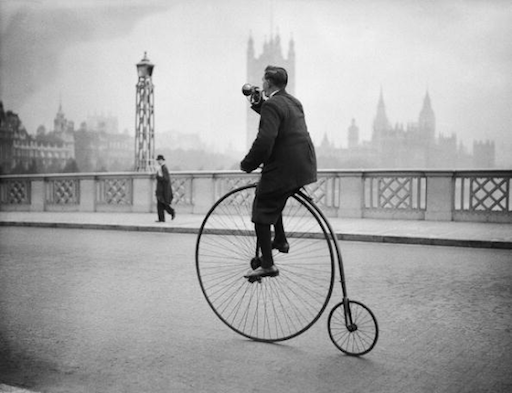
%> input picture images/penny-farthing.png, 512 x 393 px
$ octave downsample_image.m   (GNU Octave 9; MATLAB toolbox functions it lacks are replaced by stand-ins)
%> lines starting %> are read from the running program, lines starting %| are printed output that depends on the picture
% Downsample an image
1;  % Octave script guard

function img_d = downsample(img)
    img_d=img(1:2:end,1:2:end);
end

function img_bd = blur_downsample(img)
    img_bd=imfilter(img,fspecial("gaussian",[5,5]))(1:2:end,1:2:end);
end

% Test code:
pkg load image;

img = imread('../images/penny-farthing.png');
%> img is the input picture: size 393x512 uint8; min 0, max 247, mean 166
imshow(img);

img_d = downsample(img);    % 1/2 size
%> in downsample, `img_d=img(1:2:end,1:2:end);`:
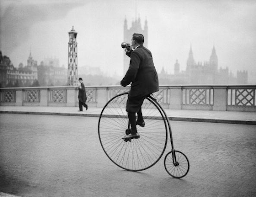
%> img_d: size 197x256 uint8; min 0, max 244, mean 166
img_d = downsample(img_d);  % 1/4 size
%> in downsample (call 2), `img_d=img(1:2:end,1:2:end);`:
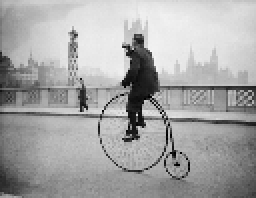
%> img_d: size 99x128 uint8 (shown 2 times larger); min 0, max 244, mean 165.7
img_d = downsample(img_d);  % 1/8 size
%> in downsample (call 3), `img_d=img(1:2:end,1:2:end);`:
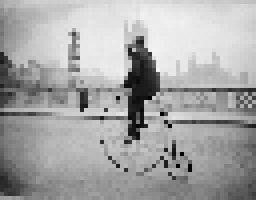
%> img_d: size 50x64 uint8 (shown 4 times larger); min 0, max 243, mean 166

img_bd = blur_downsample(img);     % 1/2 size
img_bd = blur_downsample(img_bd);  % 1/4 size
%> in blur_downsample (call 2), `img_bd=imfilter(img,fspecial("gaussian",[5,5]))(1:2:end,1:2:end);`:
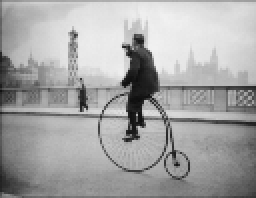
%> img_bd: size 99x128 uint8 (shown 2 times larger); min 14, max 241, mean 165
img_bd = blur_downsample(img_bd);  % 1/8 size
%> in blur_downsample (call 3), `img_bd=imfilter(img,fspecial("gaussian",[5,5]))(1:2:end,1:2:end);`:
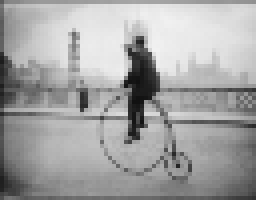
%> img_bd: size 50x64 uint8 (shown 4 times larger); min 17, max 241, mean 163.8

img_d  = imresize(img_d, size(img));   % resize image to original size
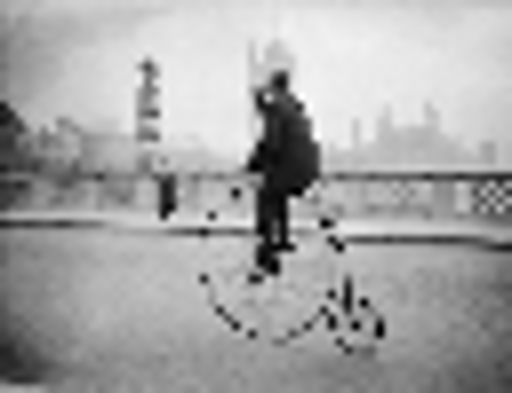
%> img_d: size 393x512 uint8; min 0, max 255, mean 166
img_bd = imresize(img_bd, size(img));  % resize image to original size
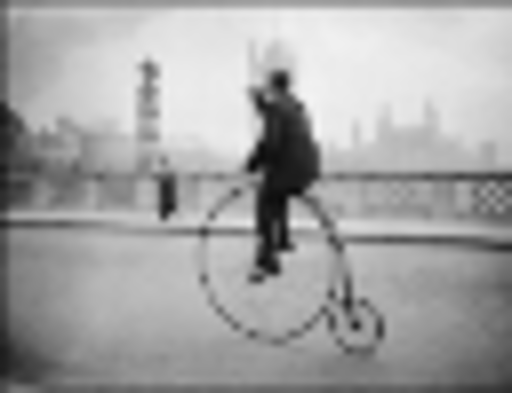
%> img_bd: size 393x512 uint8; min 10, max 245, mean 163.7

figure(1)
subplot(1,3,1), imshow(img)   , title('Original Image');
subplot(1,3,2), imshow(img_d) , title('downsampled');
subplot(1,3,3), imshow(img_bd), title('blurred & downsampled');

$ run again, with images/flowers-left.png copied over images/penny-farthing.png
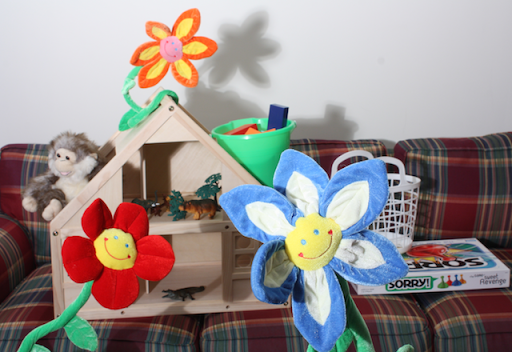
%> input picture images/flowers-left.png, 512 x 352 px
%> img is the input picture: size 352x512x3 uint8; mean R, G, B 151.8, 143, 141.2
%> in blur_downsample (call 2), `img_bd=imfilter(img,fspecial("gaussian",[5,5]))(1:2:end,1:2:end);`:
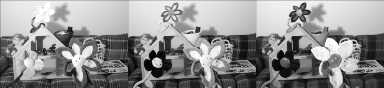
%> img_bd: size 88x384 uint8; min 3, max 255, mean 145.4
%> `img_bd = imresize(img_bd, size(img));`:
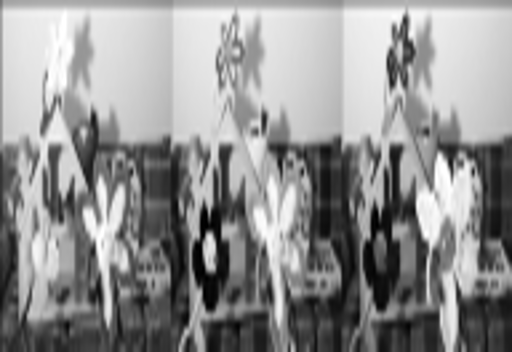
%> img_bd: size 352x512 uint8; min 0, max 255, mean 145.4
